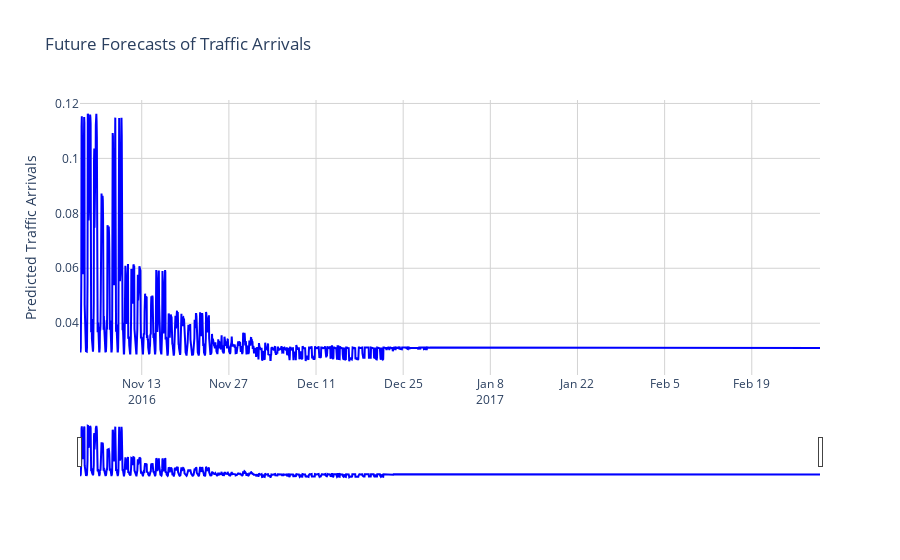

Notebook cell for this chart:
### Code cell
# Create a new figure
fig = go.Figure()

fig.add_trace(go.Scatter(x=future_with_features.index, y=future_with_features['pred'],
                         name='Predicted Traffic Arrivals',
                         line=dict(color='blue', width=2),
                         hovertemplate='<b>Date</b>: %{x|%m-%d-%Y}<br>' +
                                       '<b>Traffic</b>: %{y}<br>' +
                                       '<b>Day of Week</b>: %{x| %A}<extra></extra>'))

fig.update_layout(
    title='Future Forecasts of Traffic Arrivals',
    xaxis=dict(
        rangeslider=dict(visible=True),
        type='date'
    ),
    yaxis_title='Predicted Traffic Arrivals',
    template='plotly_white'
)

fig.update_xaxes(showgrid=True, gridwidth=1, gridcolor='lightgrey')
fig.update_yaxes(showgrid=True, gridwidth=1, gridcolor='lightgrey')

fig.show()

### Figure 1 — Plotly figure (JSON) as saved in the notebook; plotly's stock layout.template omitted (floating-point values rounded to 4 significant figures; data arrays with more than 128 entries replaced by an {"elided": "..."} marker saying what was removed)
{"data": [{"hovertemplate": "<b>Date</b>: %{x|%m-%d-%Y}<br><b>Traffic</b>: %{y}<br><b>Day of Week</b>: %{x| %A}<extra></extra>", "line": {"color": "blue", "width": 2}, "name": "Predicted Traffic Arrivals", "type": "scatter", "x": {"elided": "2854 str values"}, "y": {"elided": "2854 float values"}}], "layout": {"title": {"text": "Future Forecasts of Traffic Arrivals"}, "xaxis": {"gridcolor": "lightgrey", "gridwidth": 1, "rangeslider": {"visible": true}, "showgrid": true, "type": "date"}, "yaxis": {"gridcolor": "lightgrey", "gridwidth": 1, "showgrid": true, "title": {"text": "Predicted Traffic Arrivals"}}}}
